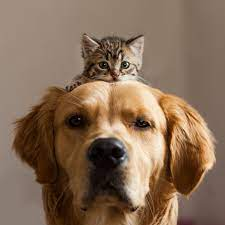
#> input picture picture/img 3.jpg, 225 x 225 px
$ python '4. draw.py'
#> lines starting #> are read from the running program, lines starting #| are printed output that depends on the picture
import cv2 as cv
import numpy as np

blank = np.zeros((500,500,3), dtype='uint8')
cv.imshow('Blank',blank)

img = cv.imread('picture/img 3.jpg')
#> img is the input picture: shape (225, 225, 3); mean B, G, R 86.9, 108.1, 133.3
cv.imshow('Cat', img)

# 1. Paint the image a certain colour
blank[200:300, 300:400] = 0,0,255
cv.imshow('Green',blank)
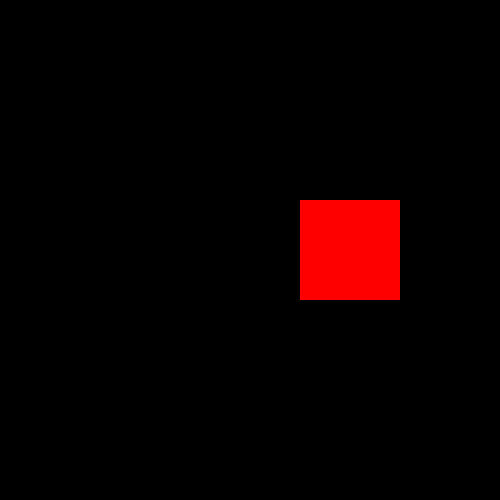
#> window 'Green': shape (500, 500, 3); mean B, G, R 0, 0, 10.2


# 2. Draw a Rectangle.
"""img.shape[1] // 2 , img.shapr[0] // 2"""

cv.rectangle(blank, (0,0), (250,500), (0,255,0), thickness=cv.FILLED)
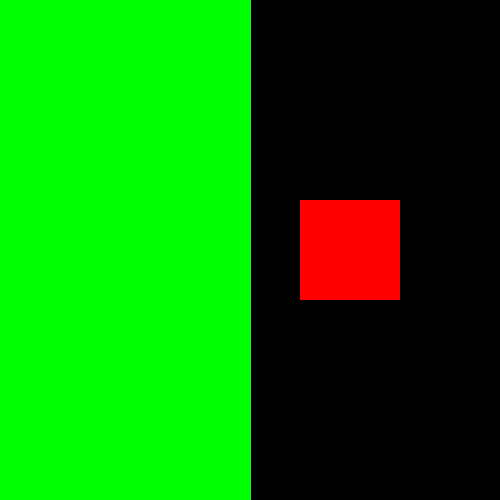
#> blank: shape (500, 500, 3); mean of channels 0, 1, 2 0, 128, 10.2; drawn as B, G, R
cv.imshow('Rectangle', blank)


# 3. Draw A circle
cv.circle(blank, (blank.shape[1] // 2 , blank.shape[0] // 2) , 40, (0,0,255),
          thickness=-1)
cv.imshow('Cir cle', blank)

# 4. Draw a line.
cv.line(blank, (100,250), (300,400), (255,255,255),thickness=3)

cv.imshow('Line', blank)

# 5. Write text
cv.putText(blank, 'Hello, my name is Jason!!!', (0,225), cv.FONT_HERSHEY_TRIPLEX, 1.0, (0,255,0), thickness=2)
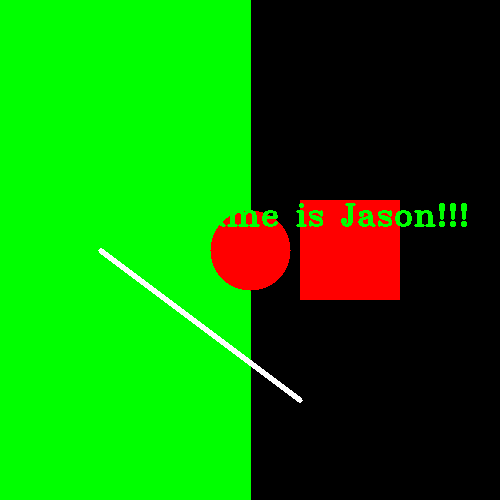
#> blank: shape (500, 500, 3); mean of channels 0, 1, 2 1.4, 127.8, 15.4; drawn as B, G, R
cv.imshow('Text', blank)


cv.waitKey(0)
